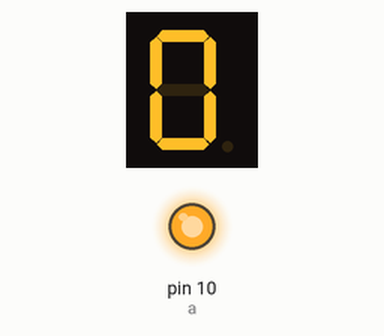
Simulated run of this sketch. Board: Arduino Uno, built with avr-gcc and run on an emulated ATmega328P. On the bench: 1-digit seven-segment display, output pins drawn as LEDs (lit = HIGH). Wiring (inferred from the names in the program): 1-digit 7-segment display, segments lit when HIGH: segments pin 3, pin 5, pin 2, pin 6, pin 4, pin 7, pin 8. The segment pins are drawn as the display they are named for; pins used as bus, display or sensor lines are not drawn.

Above: at 0.1 s.
At 3.1 s:
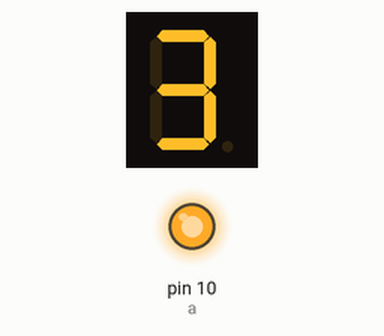
At 5.1 s:
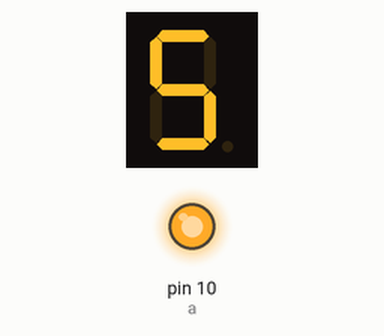
At 7.1 s:
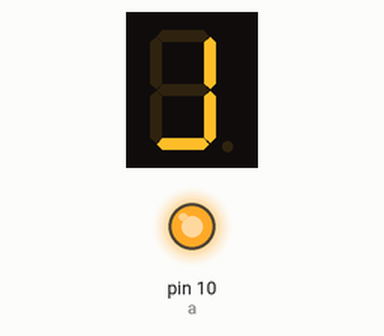
Timing chart, 0 to 8.6 s (numbered marks = the images above):
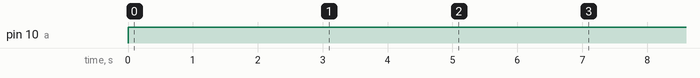

Measured:
- by itself, pin 10 (a): LOW → HIGH at 0.00 s
- by itself, everything shown: repeats every 10.0 s, in 10 steps
- what the display in image 1 shows lasts 1.0 s, from 3.0 s to 4.0 s

The sketch:

sketch_mar25a.ino
```cpp
int a = 10;
int b = 2;
int c = 3;
int d = 4;
int e = 5;
int f = 6;
int g = 7;
int h = 8;
int button = 9;

void zero(){
    digitalWrite(a, 1);
    digitalWrite(b, 1);
    digitalWrite(c, 1);
    digitalWrite(d, 1);
    digitalWrite(e, 1);
    digitalWrite(f, 1);
    digitalWrite(g, 1);
    digitalWrite(h, 0);
}
void one(){
    digitalWrite(a, 1);
    digitalWrite(b, 1);
    digitalWrite(c, 0);
    digitalWrite(d, 0);
    digitalWrite(e, 1);
    digitalWrite(f, 0);
    digitalWrite(g, 0);
    digitalWrite(h, 0);
}
void two(){
    digitalWrite(a, 1);
    digitalWrite(b, 0);
    digitalWrite(c, 1);
    digitalWrite(d, 1);
    digitalWrite(e, 1);
    digitalWrite(f, 1);
    digitalWrite(g, 0);
    digitalWrite(h, 1);
}
void three(){
    digitalWrite(a, 1);
    digitalWrite(b, 1);
    digitalWrite(c, 1);
    digitalWrite(d, 0);
    digitalWrite(e, 1);
    digitalWrite(f, 1);
    digitalWrite(g, 0);
    digitalWrite(h, 1);
}
void four(){
    digitalWrite(a, 1);
    digitalWrite(b, 1);
    digitalWrite(c, 0);
    digitalWrite(d, 0);
    digitalWrite(e, 1);
    digitalWrite(f, 0);
    digitalWrite(g, 1);
    digitalWrite(h, 1);
}
void five(){
    digitalWrite(a, 1);
    digitalWrite(b, 1);
    digitalWrite(c, 1);
    digitalWrite(d, 0);
    digitalWrite(e, 0);
    digitalWrite(f, 1);
    digitalWrite(g, 1);
    digitalWrite(h, 1);
}
void six(){
    digitalWrite(a, 1);
    digitalWrite(b, 1);
    digitalWrite(c, 1);
    digitalWrite(d, 1);
    digitalWrite(e, 0);
    digitalWrite(f, 1);
    digitalWrite(g, 1);
    digitalWrite(h, 1);
}
void seven(){
    digitalWrite(a, 1);
    digitalWrite(b, 1);
    digitalWrite(c, 0);
    digitalWrite(d, 0);
    digitalWrite(e, 1);
    digitalWrite(f, 1);
    digitalWrite(g, 0);
    digitalWrite(h, 0);
}
void eight(){
    digitalWrite(a, 1);
    digitalWrite(b, 1);
    digitalWrite(c, 1);
    digitalWrite(d, 1);
    digitalWrite(e, 1);
    digitalWrite(f, 1);
    digitalWrite(g, 1);
    digitalWrite(h, 1);
}
void nine(){
    digitalWrite(a, 1);
    digitalWrite(b, 1);
    digitalWrite(c, 1);
    digitalWrite(d, 0);
    digitalWrite(e, 1);
    digitalWrite(f, 1);
    digitalWrite(g, 1);
    digitalWrite(h, 1);
}


void setup(){
    pinMode(a, OUTPUT);
    pinMode(b, OUTPUT);
    pinMode(c, OUTPUT);
    pinMode(d, OUTPUT);
    pinMode(e, OUTPUT);
    pinMode(f, OUTPUT);
    pinMode(g, OUTPUT);
    pinMode(h, OUTPUT);
    pinMode(button, INPUT);
}

void loop(){

    zero();
    delay(1000);
     one();
    delay(1000);
    two();
    delay(1000);
    three();
    delay(1000);
    four();
    delay(1000);
    five();
    delay(1000);
    six();
    delay(1000);
    seven();
    delay(1000);
    eight();
    delay(1000);
    nine();
    delay(1000);
}
```
